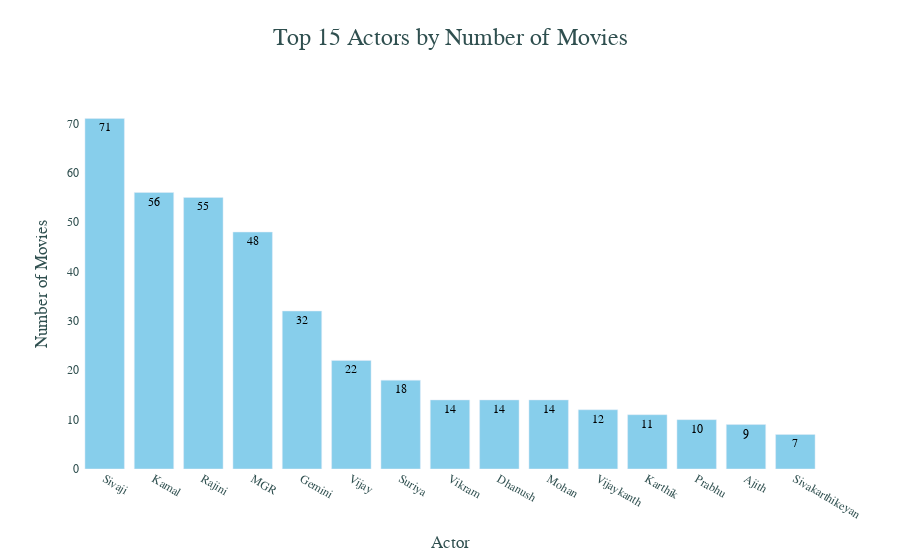

This figure's notebook cell:
### Code cell
import plotly.graph_objs as go
import pandas as pd

# Count movies per actor
movies_per_actor = song.groupby('Actor')['Movie'].nunique().sort_values(ascending=False)

# Select top 15 actors by number of movies
top_actors = movies_per_actor.head(15)

# Create a Plotly bar chart with annotations
data_movies_per_actor = go.Bar(
    x=top_actors.index,
    y=top_actors.values,
    marker=dict(color='skyblue'),
    text=top_actors.values,
    textposition='auto',
)

layout_movies_per_actor = go.Layout(
    title='Top 15 Actors by Number of Movies',
    xaxis=dict(title='Actor'),
    yaxis=dict(title='Number of Movies'),
    height=800,
)

fig_movies_per_actor = go.Figure(data=[data_movies_per_actor], layout=layout_movies_per_actor)

# Update layout for aesthetic improvements
fig_movies_per_actor.update_traces(textfont_size=12, textfont_color='black')  # Text font size and color
fig_movies_per_actor.update_layout(plot_bgcolor='rgba(0,0,0,0)',  # Transparent plot background
                                   paper_bgcolor='rgba(0,0,0,0)',  # Transparent paper background
                                   font=dict(family="Arial, sans-serif", size=14, color='darkslategray'),  # Font settings
                                   title=dict(x=0.5, y=0.95, font=dict(size=24)),  # Title position and style
                                   xaxis=dict(tickfont=dict(size=12)),  # X-axis tick font size
                                   yaxis=dict(tickfont=dict(size=12)),  # Y-axis tick font size
                                   )

# Display plot
fig_movies_per_actor.show()

### Figure 1 — Plotly figure (JSON) as saved in the notebook; plotly's stock layout.template omitted (floating-point values rounded to 4 significant figures)
{"data": [{"marker": {"color": "skyblue"}, "text": [71, 56, 55, 48, 32, 22, 18, 14, 14, 14, 12, 11, 10, 9, 7], "textfont": {"color": "black", "size": 12}, "textposition": "auto", "type": "bar", "x": ["Sivaji", "Kamal", "Rajini", "MGR", "Gemini", "Vijay", "Suriya", "Vikram", "Dhanush", "Mohan", "Vijaykanth", "Karthik", "Prabhu", "Ajith", "Sivakarthikeyan"], "y": [71, 56, 55, 48, 32, 22, 18, 14, 14, 14, 12, 11, 10, 9, 7]}], "layout": {"autosize": true, "font": {"color": "darkslategray", "family": "Arial, sans-serif", "size": 14}, "paper_bgcolor": "rgba(0, 0, 0, 0)", "plot_bgcolor": "rgba(0, 0, 0, 0)", "title": {"font": {"size": 24}, "text": "Top 15 Actors by Number of Movies", "x": 0.5, "y": 0.95}, "xaxis": {"autorange": true, "range": [-0.5, 14.5], "tickfont": {"size": 12}, "title": {"text": "Actor"}, "type": "category"}, "yaxis": {"autorange": true, "range": [0, 74.74], "tickfont": {"size": 12}, "title": {"text": "Number of Movies"}, "type": "linear"}}}
